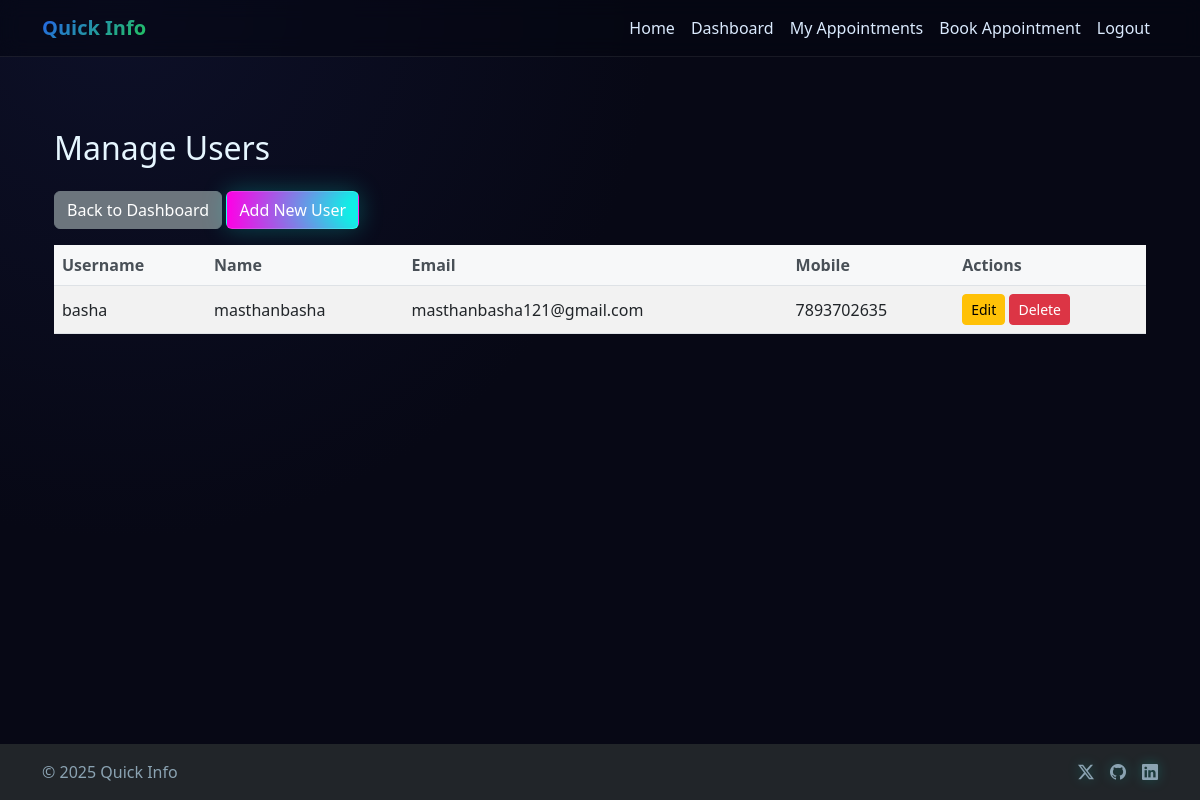
Screenshot of /admin_users/ (signed in) with the database file from the repository.
### quickapp/models.py (models this page shows)
class usrData(models.Model):
    username = models.CharField(max_length=20,primary_key=True,unique=True)
    name=models.CharField(max_length=30)
    email = models.EmailField(max_length=40)
    mobile=models.IntegerField()
    password = models.CharField(max_length=30)

### quickapp/views.py (the view)
# urls.py: path('admin_users/', admin_users, name='admin_users'),
@admin_required
def admin_users(request):
    users = usrData.objects.all()
    return render(request, 'admin_users.html', {'users': users})

### quickapp/views.py (called while the page is built)
def admin_required(view_func):
    @wraps(view_func)
    def wrapper(request, *args, **kwargs):
        if 'admin' not in request.session:
            messages.error(request, "Please log in as admin")
            return redirect('/admin_login/')
        return view_func(request, *args, **kwargs)
    return wrapper

### quickapp/templates/admin_users.html (shortened to what this page needs)
{% extends 'base.html' %}
{% block content %}
<div class="container mt-5">
    <div class="row">
        <div class="col-12">
            <h2 class="mb-4">Manage Users</h2>
            <a href="{% url 'admin_dashboard' %}" class="btn btn-secondary mb-3">Back to Dashboard</a>
            <a href="{% url 'admin_user_create' %}" class="btn btn-primary mb-3">Add New User</a>
        </div>
    </div>
    <div class="row">
        <div class="col-12">
            <div class="table-responsive">
                <table class="table table-striped">
                    <thead>
                        <tr>
                            <th>Username</th>
                            <th>Name</th>
                            <th>Email</th>
                            <th>Mobile</th>
                            <th>Actions</th>
                        </tr>
                    </thead>
                    <tbody>
                        {% for user in users %}
                        <tr>
                            <td>{{ user.username }}</td>
                            <td>{{ user.name }}</td>
                            <td>{{ user.email }}</td>
                            <td>{{ user.mobile }}</td>
                            <td>
                                <a href="{% url 'admin_user_edit' user.username %}" class="btn btn-sm btn-warning">Edit</a>
                                <a href="{% url 'admin_user_delete' user.username %}" class="btn btn-sm btn-danger" onclick="return confirm('Are you sure you want to delete this user?')">Delete</a>
                            </td>
                        </tr>
                        {% empty %}
                        <tr>
                            <td colspan="5" class="text-center">No users found</td>
                        </tr>
                        {% endfor %}
                    </tbody>
                </table>
            </div>
        </div>
    </div>
</div>
{% endblock %}

### quickapp/static/quickapp/styles.css (style rules this page uses)
html, body { height: 100%; }
body { display: flex; flex-direction: column; }
:root { --radius: 14px; --cyber-bg-1: #070815; --cyber-bg-2: #0a0c1f; --cyber-grid: rgba(0, 255, 234, .12); --cyber-primary: #00ffe6; --cyber-secondary: #ff00e6; --cyber-accent: #7c3aed; --cyber-text: #e6f6ff; }
body { -webkit-font-smoothing: antialiased; -moz-osx-font-smoothing: grayscale; color: var(--cyber-text); background: radial-gradient(circle at 10% 0%, #0d1028 0%, var(--cyber-bg-1) 40%), radial-gradient(circle at 90% 10%, #12092a 0%, var(--cyber-bg-2) 45%), radial-gradient(1200px 600px at 50% 120%, rgba(124,58,237,.18), transparent 60%), radial-gradient(900px 500px at -10% -20%, rgba(0,255,230,.12), transparent 55%); background-attachment: fixed, fixed, fixed, fixed; min-height: 100vh; }
.table td, .table th { vertical-align: middle; }
.btn-primary { background: linear-gradient(90deg, var(--cyber-secondary), var(--cyber-primary)); border: 1px solid rgba(255,255,255,.15); box-shadow: 0 0 24px rgba(0,255,230,.25), inset 0 0 12px rgba(255,0,230,.15); }
.table { background-color: rgba(255, 255, 255, 0.95); color: #0f172a; }
.table th { background-color: rgba(248, 249, 250, 0.9); color: #495057; font-weight: 600; }
.table td { color: #212529; }

### rows the page displays
usrData: username "basha", name "masthanbasha", email "masthanbasha121@gmail.com", mobile "7893702635"

### other values shown
{{ now|default:2025 }} "2025"
